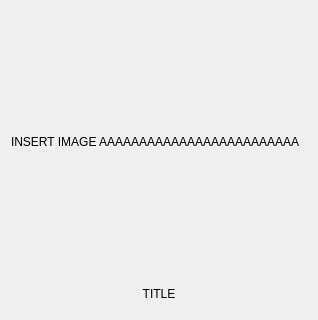
<?xml version="1.0" encoding="UTF-8"?>
<ui version="4.0">
 <class>AlbumWidget</class>
 <widget class="QWidget" name="AlbumWidget">
  <property name="geometry">
   <rect>
    <x>0</x>
    <y>0</y>
    <width>318</width>
    <height>320</height>
   </rect>
  </property>
  <property name="sizePolicy">
   <sizepolicy hsizetype="Preferred" vsizetype="Preferred">
    <horstretch>0</horstretch>
    <verstretch>0</verstretch>
   </sizepolicy>
  </property>
  <property name="maximumSize">
   <size>
    <width>318</width>
    <height>320</height>
   </size>
  </property>
  <property name="windowTitle">
   <string>Form</string>
  </property>
  <layout class="QVBoxLayout" name="verticalLayout_2">
   <item>
    <widget class="QLabel" name="imgL">
     <property name="sizePolicy">
      <sizepolicy hsizetype="Fixed" vsizetype="Fixed">
       <horstretch>0</horstretch>
       <verstretch>0</verstretch>
      </sizepolicy>
     </property>
     <property name="maximumSize">
      <size>
       <width>300</width>
       <height>300</height>
      </size>
     </property>
     <property name="text">
      <string>INSERT IMAGE AAAAAAAAAAAAAAAAAAAAAAAAA</string>
     </property>
     <property name="scaledContents">
      <bool>true</bool>
     </property>
    </widget>
   </item>
   <item>
    <widget class="QLabel" name="titleL">
     <property name="maximumSize">
      <size>
       <width>300</width>
       <height>30</height>
      </size>
     </property>
     <property name="text">
      <string notr="true">TITLE</string>
     </property>
     <property name="textFormat">
      <enum>Qt::PlainText</enum>
     </property>
     <property name="alignment">
      <set>Qt::AlignCenter</set>
     </property>
    </widget>
   </item>
  </layout>
 </widget>
 <resources/>
 <connections/>
</ui>
